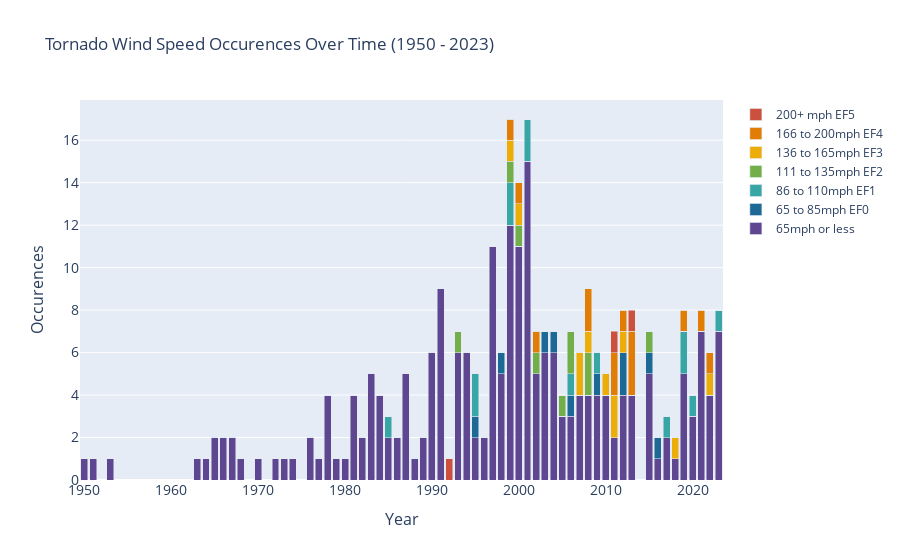

Notebook code for this chart:
### Code cell
import plotly.graph_objects as go
#https://plotly.com/python/bar-charts/


x= nado_result['Year']
fig = go.Figure(go.Bar(name= list(custom_colors.keys())[0],x=x, y=result[list(custom_colors.keys())[0]],
                marker_color = list(custom_colors.values())[0]))

fig.add_trace(go.Bar(name = list(custom_colors.keys())[1],x=x, y=result[list(custom_colors.keys())[1]],  marker_color = list(custom_colors.values())[1]))
fig.add_trace(go.Bar(name = list(custom_colors.keys())[2],x=x, y=result[list(custom_colors.keys())[2]],  marker_color = list(custom_colors.values())[2]))
fig.add_trace(go.Bar(name = list(custom_colors.keys())[3],x=x, y=result[list(custom_colors.keys())[3]],  marker_color = list(custom_colors.values())[3]))
fig.add_trace(go.Bar(name = list(custom_colors.keys())[4],x=x, y=result[list(custom_colors.keys())[4]],  marker_color = list(custom_colors.values())[4]))
fig.add_trace(go.Bar(name = list(custom_colors.keys())[5],x=x, y=result[list(custom_colors.keys())[5]],  marker_color = list(custom_colors.values())[5]))
fig.add_trace(go.Bar(name = list(custom_colors.keys())[6],x=x, y=result[list(custom_colors.keys())[6]],  marker_color = list(custom_colors.values())[6]))



fig.update_layout(title = "Tornado Wind Speed Occurences Over Time (1950 - 2023)", 
                  yaxis=dict(title='Occurences',titlefont_size=16,tickfont_size=14),
                  xaxis=dict(title='Year',titlefont_size=16,tickfont_size=14),
                  barmode='stack')

fig.show()

### Figure 1 — Plotly figure (JSON) as saved in the notebook; plotly's stock layout.template omitted (floating-point values rounded to 4 significant figures)
{"data": [{"marker": {"color": "rgb(95, 70, 144)"}, "name": "65mph or less", "type": "bar", "x": [1950, 1951, 1953, 1963, 1964, 1965, 1966, 1967, 1968, 1970, 1972, 1973, 1974, 1976, 1977, 1978, 1979, 1980, 1981, 1982, 1983, 1984, 1985, 1986, 1987, 1988, 1989, 1990, 1991, 1992, 1993, 1994, 1995, 1996, 1997, 1998, 1999, 2000, 2001, 2002, 2003, 2004, 2005, 2006, 2007, 2008, 2009, 2010, 2011, 2012, 2013, 2015, 2016, 2017, 2018, 2019, 2020, 2021, 2022, 2023], "y": [1, 1, 1, 1, 1, 2, 2, 2, 1, 1, 1, 1, 1, 2, 1, 4, 1, 1, 4, 2, 5, 4, 2, 2, 5, 1, 2, 6, 9, 0, 6, 6, 2, 2, 11, 5, 12, 11, 15, 5, 6, 6, 3, 3, 4, 4, 4, 4, 2, 4, 4, 5, 1, 2, 1, 5, 3, 7, 4, 7]}, {"marker": {"color": "rgb(29, 105, 150)"}, "name": "65 to 85mph EF0", "type": "bar", "x": [1950, 1951, 1953, 1963, 1964, 1965, 1966, 1967, 1968, 1970, 1972, 1973, 1974, 1976, 1977, 1978, 1979, 1980, 1981, 1982, 1983, 1984, 1985, 1986, 1987, 1988, 1989, 1990, 1991, 1992, 1993, 1994, 1995, 1996, 1997, 1998, 1999, 2000, 2001, 2002, 2003, 2004, 2005, 2006, 2007, 2008, 2009, 2010, 2011, 2012, 2013, 2015, 2016, 2017, 2018, 2019, 2020, 2021, 2022, 2023], "y": [0, 0, 0, 0, 0, 0, 0, 0, 0, 0, 0, 0, 0, 0, 0, 0, 0, 0, 0, 0, 0, 0, 0, 0, 0, 0, 0, 0, 0, 0, 0, 0, 1, 0, 0, 1, 0, 0, 0, 0, 1, 1, 0, 1, 0, 0, 1, 0, 0, 2, 0, 1, 1, 0, 0, 0, 0, 0, 0, 0]}, {"marker": {"color": "rgb(56, 166, 165)"}, "name": "86 to 110mph EF1", "type": "bar", "x": [1950, 1951, 1953, 1963, 1964, 1965, 1966, 1967, 1968, 1970, 1972, 1973, 1974, 1976, 1977, 1978, 1979, 1980, 1981, 1982, 1983, 1984, 1985, 1986, 1987, 1988, 1989, 1990, 1991, 1992, 1993, 1994, 1995, 1996, 1997, 1998, 1999, 2000, 2001, 2002, 2003, 2004, 2005, 2006, 2007, 2008, 2009, 2010, 2011, 2012, 2013, 2015, 2016, 2017, 2018, 2019, 2020, 2021, 2022, 2023], "y": [0, 0, 0, 0, 0, 0, 0, 0, 0, 0, 0, 0, 0, 0, 0, 0, 0, 0, 0, 0, 0, 0, 1, 0, 0, 0, 0, 0, 0, 0, 0, 0, 2, 0, 0, 0, 2, 0, 2, 0, 0, 0, 0, 1, 0, 0, 1, 0, 0, 0, 0, 0, 0, 1, 0, 2, 1, 0, 0, 1]}, {"marker": {"color": "rgb(115, 175, 72)"}, "name": "111 to 135mph EF2", "type": "bar", "x": [1950, 1951, 1953, 1963, 1964, 1965, 1966, 1967, 1968, 1970, 1972, 1973, 1974, 1976, 1977, 1978, 1979, 1980, 1981, 1982, 1983, 1984, 1985, 1986, 1987, 1988, 1989, 1990, 1991, 1992, 1993, 1994, 1995, 1996, 1997, 1998, 1999, 2000, 2001, 2002, 2003, 2004, 2005, 2006, 2007, 2008, 2009, 2010, 2011, 2012, 2013, 2015, 2016, 2017, 2018, 2019, 2020, 2021, 2022, 2023], "y": [0, 0, 0, 0, 0, 0, 0, 0, 0, 0, 0, 0, 0, 0, 0, 0, 0, 0, 0, 0, 0, 0, 0, 0, 0, 0, 0, 0, 0, 0, 1, 0, 0, 0, 0, 0, 1, 1, 0, 1, 0, 0, 1, 2, 0, 2, 0, 0, 0, 0, 0, 1, 0, 0, 0, 0, 0, 0, 0, 0]}, {"marker": {"color": "rgb(237,173, 8)"}, "name": "136 to 165mph EF3", "type": "bar", "x": [1950, 1951, 1953, 1963, 1964, 1965, 1966, 1967, 1968, 1970, 1972, 1973, 1974, 1976, 1977, 1978, 1979, 1980, 1981, 1982, 1983, 1984, 1985, 1986, 1987, 1988, 1989, 1990, 1991, 1992, 1993, 1994, 1995, 1996, 1997, 1998, 1999, 2000, 2001, 2002, 2003, 2004, 2005, 2006, 2007, 2008, 2009, 2010, 2011, 2012, 2013, 2015, 2016, 2017, 2018, 2019, 2020, 2021, 2022, 2023], "y": [0, 0, 0, 0, 0, 0, 0, 0, 0, 0, 0, 0, 0, 0, 0, 0, 0, 0, 0, 0, 0, 0, 0, 0, 0, 0, 0, 0, 0, 0, 0, 0, 0, 0, 0, 0, 1, 1, 0, 0, 0, 0, 0, 0, 2, 1, 0, 1, 2, 1, 0, 0, 0, 0, 1, 0, 0, 0, 1, 0]}, {"marker": {"color": "rgb(225,124, 5)"}, "name": "166 to 200mph EF4", "type": "bar", "x": [1950, 1951, 1953, 1963, 1964, 1965, 1966, 1967, 1968, 1970, 1972, 1973, 1974, 1976, 1977, 1978, 1979, 1980, 1981, 1982, 1983, 1984, 1985, 1986, 1987, 1988, 1989, 1990, 1991, 1992, 1993, 1994, 1995, 1996, 1997, 1998, 1999, 2000, 2001, 2002, 2003, 2004, 2005, 2006, 2007, 2008, 2009, 2010, 2011, 2012, 2013, 2015, 2016, 2017, 2018, 2019, 2020, 2021, 2022, 2023], "y": [0, 0, 0, 0, 0, 0, 0, 0, 0, 0, 0, 0, 0, 0, 0, 0, 0, 0, 0, 0, 0, 0, 0, 0, 0, 0, 0, 0, 0, 0, 0, 0, 0, 0, 0, 0, 1, 1, 0, 1, 0, 0, 0, 0, 0, 2, 0, 0, 2, 1, 3, 0, 0, 0, 0, 1, 0, 1, 1, 0]}, {"marker": {"color": "rgb(204, 80, 62)"}, "name": "200+ mph EF5", "type": "bar", "x": [1950, 1951, 1953, 1963, 1964, 1965, 1966, 1967, 1968, 1970, 1972, 1973, 1974, 1976, 1977, 1978, 1979, 1980, 1981, 1982, 1983, 1984, 1985, 1986, 1987, 1988, 1989, 1990, 1991, 1992, 1993, 1994, 1995, 1996, 1997, 1998, 1999, 2000, 2001, 2002, 2003, 2004, 2005, 2006, 2007, 2008, 2009, 2010, 2011, 2012, 2013, 2015, 2016, 2017, 2018, 2019, 2020, 2021, 2022, 2023], "y": [0, 0, 0, 0, 0, 0, 0, 0, 0, 0, 0, 0, 0, 0, 0, 0, 0, 0, 0, 0, 0, 0, 0, 0, 0, 0, 0, 0, 0, 1, 0, 0, 0, 0, 0, 0, 0, 0, 0, 0, 0, 0, 0, 0, 0, 0, 0, 0, 1, 0, 1, 0, 0, 0, 0, 0, 0, 0, 0, 0]}], "layout": {"barmode": "stack", "title": {"text": "Tornado Wind Speed Occurences Over Time (1950 - 2023)"}, "xaxis": {"tickfont": {"size": 14}, "title": {"font": {"size": 16}, "text": "Year"}}, "yaxis": {"tickfont": {"size": 14}, "title": {"font": {"size": 16}, "text": "Occurences"}}}}
